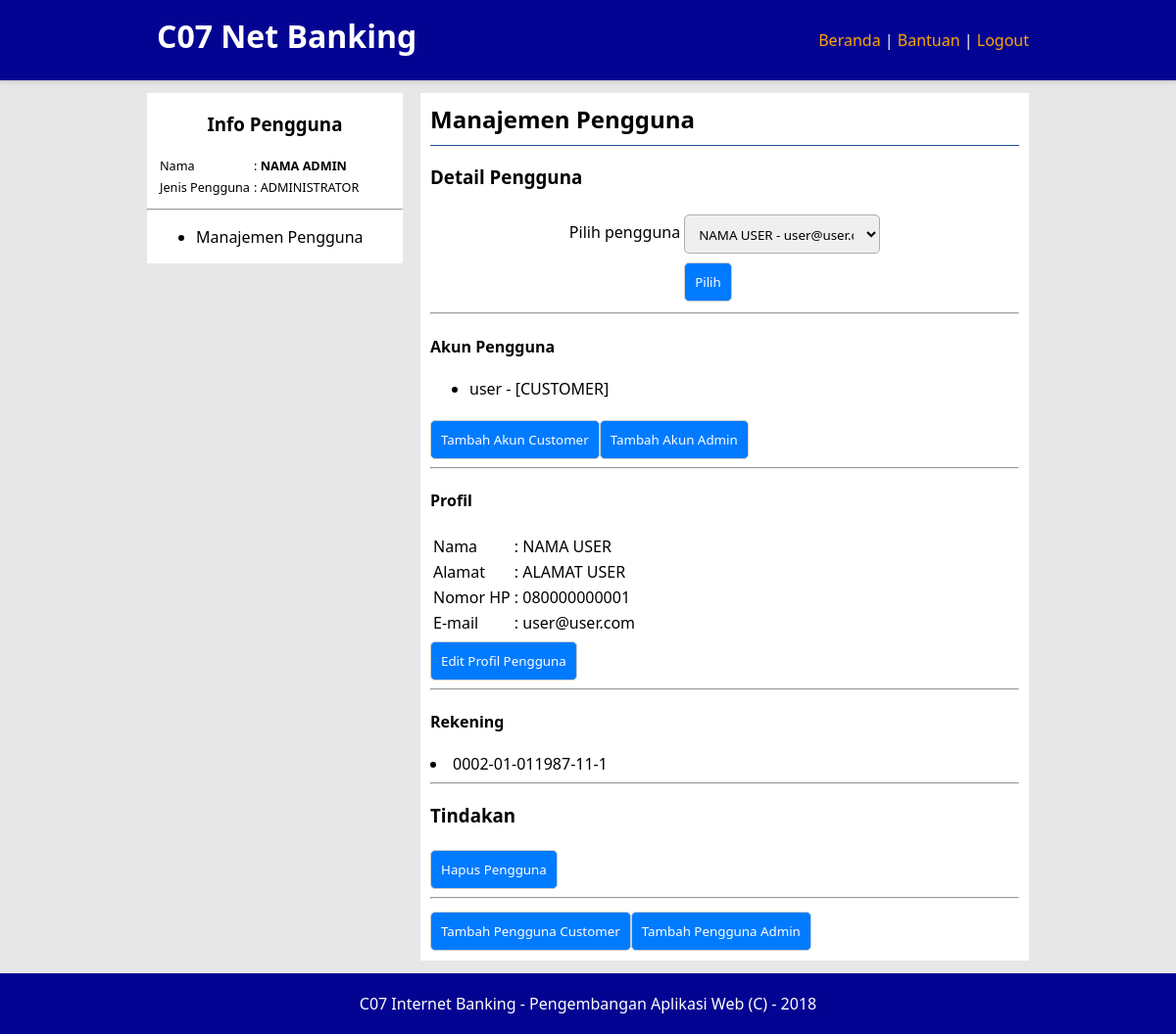
Screenshot of /user-management.php?id=AB12C-ABCHD-8ABCD-88CAB (signed in) with the database file from the repository.
### tables this page shows
CREATE TABLE `akun_pengguna` (
  `nama_pengguna` varchar(64) NOT NULL PRIMARY KEY,
  `sandi` varchar(64) NOT NULL,
  `jenis_pengguna` char(2) NOT NULL,
  `id_pengguna` char(25) NOT NULL,
  FOREIGN KEY(jenis_pengguna) REFERENCES jenis_pengguna(id) ON UPDATE CASCADE,
  FOREIGN KEY(id_pengguna) REFERENCES pengguna(id) ON UPDATE CASCADE
);

CREATE TABLE `pengguna` (
  `id` varchar(25) NOT NULL PRIMARY KEY,
  `email` varchar(64) NOT NULL UNIQUE,
  `nama` char(64) NOT NULL,
  `alamat` varchar(254) DEFAULT NULL,
  `nomor_hp` char(15) NOT NULL UNIQUE
);

CREATE TABLE `jenis_pengguna` (
  `id` char(2) NOT NULL PRIMARY KEY,
  `keterangan` char(25) DEFAULT NULL
);

CREATE TABLE `rekening` (
  `nomor_rekening` varchar(25) NOT NULL PRIMARY KEY,
  `id_pengguna` varchar(25) NOT NULL,
  FOREIGN KEY(id_pengguna) REFERENCES pengguna(id) ON UPDATE CASCADE
);

### includes/api.php (called while the page is built, shortened)
<?php
$conn = new PDO('mysql:host=localhost;dbname=banking', 'root', '');
function pengguna() {
    global $conn;
    $q = $conn->prepare("SELECT * FROM akun_pengguna a JOIN jenis_pengguna j ON a.jenis_pengguna=j.id JOIN pengguna p ON a.id_pengguna=p.id WHERE a.nama_pengguna='{$_SESSION['nama-pengguna']}'");
    $q->execute();
    return @$q->fetchAll()[0];
}
function list_pengguna() {
    global $conn;
    $q = $conn->prepare('SELECT * FROM pengguna');
    $q->execute();
    return @$q->fetchAll();
}
function pengguna_rinci($id) {
    $re = array();
    global $conn;
    $q = $conn->prepare("SELECT * FROM pengguna WHERE id='$id'");
    $q->execute();
    $re['profil'] = @$q->fetchAll()[0];
    $q = $conn->prepare("SELECT * FROM akun_pengguna JOIN jenis_pengguna ON jenis_pengguna.id=akun_pengguna.jenis_pengguna WHERE id_pengguna='$id'");
    $q->execute();
    $re['akun-pengguna'] = @$q->fetchAll();
    $q = $conn->prepare("SELECT * FROM rekening WHERE id_pengguna='$id'");
    $q->execute();
    $re['rekening'] = @$q->fetchAll();
    return $re;
}
?>

### user-management.php (the view, shortened to what this page needs)
<?php include 'includes/api.php'; require 'includes/sudah-masuk.php' ?>
<!DOCTYPE html>
<html lang="id">
<head>
    <link rel="stylesheet" href="css/style.css">
</head>
<body>
    <header>
        <div class="konten">
            <h1>C07 Net Banking</h1>
            <nav>
                <ul>
                    <li><a href=".">Beranda</a> |</li>
                    <li><a href="help">Bantuan </a> |</li>
                    <li><a href="logout">Logout</a></li>
                </ul>
            </nav>
        </div>
    </header>
    <div class="konten-utama">
        <div class="kiri">
            <div class="artikel">
                <h3>Info Pengguna</h3>
                <div class="info-pengguna">
                    <table>
                        <tr>
                            <td>Nama</td><td>: <b><?=pengguna()['nama']?></b></td>
                        </tr>
                        <tr>
                            <td>Jenis Pengguna</td><td>: <?=pengguna()['keterangan']?></td>
                        </tr>
                    </table>
                </div>
            </div>
            <hr>
            <div class="artikel">
                <ul>
                    <?php if (pengguna()['jenis_pengguna']=='0') {?>
                    <li>Manajemen Pengguna</li>
                    <?php }?>
                </ul>
            </div>
        </div>
        <div class="kanan">
            <div class="artikel">
                <h2>Manajemen Pengguna</h2>
                <?php if (pengguna()['jenis_pengguna']==0) {?>
                    <?php switch (@$_GET['action']) {
                        default: ?>
                            <h3>Detail Pengguna</h3>
                            <form>
                                <table>
                                    <tr>
                                        <td><label for="id">Pilih pengguna</label></td>
                                        <td>
                                            <select name="id" id="id">
                                                <?php foreach (list_pengguna() as $x) {
                                                    $selected = '';
                                                    if ($x['id']==@$_GET['id']) $selected = 'selected';
                                                    echo "<option $selected value=\"{$x['id']}\">{$x['nama']} - {$x['email']}</option>";
                                                }?>
                                            </select>
                                        </td>
                                    </tr>
                                    <tr>
                                        <td></td><td><input type="submit" value="Pilih"></td>
                                    </tr>
                                </table>
                            </form>
                            <?php
                            $pengguna_rinci = pengguna_rinci(@$_GET['id']);
                            if ($pengguna_rinci['profil']) {
                                echo '<hr>';
                                echo '<h4>Akun Pengguna</h4>';
                                echo '<ul>';
                                foreach ($pengguna_rinci['akun-pengguna'] as $x) {
                                    $hapus = '';
                                    echo "<li>{$x['nama_pengguna']} - [{$x['keterangan']}]$hapus</li>";
                                }
                                echo '</ul>';
                                echo "<button onclick=\"location.href='user-management?action=add-accout-customer&id={$_GET['id']}'\">Tambah Akun Customer</button>";
                                echo "<button onclick=\"location.href='user-management?action=add-accout-admin&id={$_GET['id']}'\">Tambah Akun Admin</button>";
                                echo '<hr><h4>Profil</h4>';
                                ?>
                                <table>
                                    <tr>
                                        <td>Nama</td><td>: <?=$pengguna_rinci['profil']['nama']?></td>
                                    </tr>
                                    <tr>
                                        <td>Alamat</td><td>: <?=$pengguna_rinci['profil']['alamat']?></td>
                                    </tr>
                                    <tr>
                                        <td>Nomor HP</td><td>: <?=$pengguna_rinci['profil']['nomor_hp']?></td>
                                    </tr>
                                    <tr>
                                        <td>E-mail</td><td>: <?=$pengguna_rinci['profil']['email']?></td>
                                    </tr>
                                </table>
                                <?php
                                echo "<button onclick=\"location.href='user-management?action=edit-profile&id={$_GET['id']}'\">Edit Profil Pengguna</button>";
                                if (count($pengguna_rinci['rekening']) > 0) {
                                    echo '<hr><h4>Rekening</h4>';
                                    foreach ($pengguna_rinci['rekening'] as $x) {
                                        $hapus = '';
                                        echo "<li>{$x['nomor_rekening']} $hapus</li>";
                                    }
                                }
                                echo '<hr><h3>Tindakan</h3>';
                                echo "<button onclick=\"location.href='user-management?action=delete-user&id={$_GET['id']}'\">Hapus Pengguna</button><br>";
                            }
                            echo '<hr>';
                            echo "<button onclick=\"location.href='user-management?action=add-user-customer'\">Tambah Pengguna Customer</button>";
                            echo "<button onclick=\"location.href='user-management?action=add-user-admin'\">Tambah Pengguna Admin</button>";
                        break;
                    }
                    ?>
                <?php } ?>
            </div>
        </div>
    </div>
    <footer>
        <div class="konten">
            <div class="artikel">
                <p>C07 Internet Banking - Pengembangan Aplikasi Web (C) - 2018</p>
            </div>
        </div>
    </footer>
</body>
</html>

### css/style.css (style rules this page uses)
* { font-family: 'Segoe UI', Tahoma, Geneva, Verdana, sans-serif; }
body { margin: 0px; background-color: #e7e7e7; }
.konten, .konten-utama { width: 900px; margin: auto; }
header { padding: 15px 0; position: fixed; top: 0; width: 100%; box-shadow: rgba(0, 0, 0, 0.14) 0px 0px 4px 2px; }
footer { position: fixed; bottom: 0; width: 100%; }
.konten-utama { padding: 5px 0; margin-top: 90px; margin-bottom: 70px; overflow: hidden; }
.kiri { float: left; width: 29%; }
.kanan { float: right; width: 69%; }
.kiri, .kanan { background-color: white; }
header, footer { background-color: #040492; overflow: hidden; }
header h1 { margin: 0px 10px 0px 10px; float: left; color: white; }
header nav { float: right!important; }
h2 { margin: 0px; }
header nav, footer { padding: 10px 0; }
footer p { margin: 0px; color: white; text-align: center; }
header ul { margin: 0px; padding: 5px 0px; }
header li { display: inline; }
nav ul li { color: white; }
header li a { text-decoration: none; color: orange; transition: color 0.8s; }
.artikel { margin: 10px; }
.artikel h2 { border-bottom: 1px solid #244f9d; padding-bottom: 10px; }
.kiri .artikel h2, .kiri .artikel h3 { text-align: center; border: 0; }
input[type="text"], input[type="password"], select, textarea { width: 200px; height: 15px; padding: 10px; border-radius: 5px; border: 1px #aeaeae solid; margin-top: 5px; }
select, option { height: 40px; }
input[type="submit"], input[type="reset"], button { padding: 10px; margin-top: 5px; border-radius: 5px; border: 1px #cecece solid; background-color: #007bff; color: white; cursor: pointer; }
form { border-radius: 5px; width: fit-content; margin: auto; }
.info-pengguna, .pesan-mini { font-size: 9.5pt; }

### rows the page displays
akun_pengguna: id_pengguna.nama "NAMA ADMIN", jenis_pengguna.keterangan "ADMINISTRATOR"
akun_pengguna: nama_pengguna "user", jenis_pengguna.keterangan "CUSTOMER"
pengguna: nama "NAMA USER", alamat "ALAMAT USER", nomor_hp "080000000001", email "user@user.com"
rekening: nomor_rekening "0002-01-011987-11-1"

### other values shown
form field id "NAMA USER - user@user.com"
